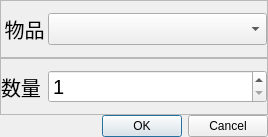
<?xml version="1.0" encoding="UTF-8"?>
<ui version="4.0">
 <class>Dialog</class>
 <widget class="QDialog" name="Dialog">
  <property name="geometry">
   <rect>
    <x>0</x>
    <y>0</y>
    <width>268</width>
    <height>137</height>
   </rect>
  </property>
  <property name="windowTitle">
   <string>添加规划</string>
  </property>
  <layout class="QVBoxLayout" name="verticalLayout">
   <property name="spacing">
    <number>0</number>
   </property>
   <property name="leftMargin">
    <number>0</number>
   </property>
   <property name="topMargin">
    <number>0</number>
   </property>
   <property name="rightMargin">
    <number>0</number>
   </property>
   <property name="bottomMargin">
    <number>0</number>
   </property>
   <item>
    <widget class="QFrame" name="frame">
     <property name="frameShape">
      <enum>QFrame::StyledPanel</enum>
     </property>
     <property name="frameShadow">
      <enum>QFrame::Raised</enum>
     </property>
     <layout class="QHBoxLayout" name="horizontalLayout">
      <property name="spacing">
       <number>0</number>
      </property>
      <property name="sizeConstraint">
       <enum>QLayout::SetMinimumSize</enum>
      </property>
      <property name="leftMargin">
       <number>0</number>
      </property>
      <property name="topMargin">
       <number>0</number>
      </property>
      <property name="rightMargin">
       <number>0</number>
      </property>
      <property name="bottomMargin">
       <number>0</number>
      </property>
      <item>
       <widget class="QLabel" name="label">
        <property name="minimumSize">
         <size>
          <width>0</width>
          <height>0</height>
         </size>
        </property>
        <property name="maximumSize">
         <size>
          <width>47</width>
          <height>16777215</height>
         </size>
        </property>
        <property name="font">
         <font>
          <pointsize>15</pointsize>
         </font>
        </property>
        <property name="layoutDirection">
         <enum>Qt::LeftToRight</enum>
        </property>
        <property name="text">
         <string>物品</string>
        </property>
        <property name="textFormat">
         <enum>Qt::AutoText</enum>
        </property>
        <property name="alignment">
         <set>Qt::AlignCenter</set>
        </property>
       </widget>
      </item>
      <item>
       <widget class="QComboBox" name="item_name">
        <property name="minimumSize">
         <size>
          <width>0</width>
          <height>0</height>
         </size>
        </property>
        <property name="font">
         <font>
          <pointsize>15</pointsize>
         </font>
        </property>
       </widget>
      </item>
     </layout>
    </widget>
   </item>
   <item>
    <widget class="QFrame" name="frame_2">
     <property name="frameShape">
      <enum>QFrame::StyledPanel</enum>
     </property>
     <property name="frameShadow">
      <enum>QFrame::Raised</enum>
     </property>
     <layout class="QHBoxLayout" name="horizontalLayout_2">
      <property name="spacing">
       <number>0</number>
      </property>
      <property name="leftMargin">
       <number>0</number>
      </property>
      <property name="topMargin">
       <number>0</number>
      </property>
      <property name="rightMargin">
       <number>0</number>
      </property>
      <property name="bottomMargin">
       <number>0</number>
      </property>
      <item>
       <widget class="QLabel" name="label_2">
        <property name="maximumSize">
         <size>
          <width>47</width>
          <height>16777215</height>
         </size>
        </property>
        <property name="font">
         <font>
          <pointsize>15</pointsize>
         </font>
        </property>
        <property name="text">
         <string>数量</string>
        </property>
       </widget>
      </item>
      <item>
       <widget class="QSpinBox" name="count">
        <property name="font">
         <font>
          <pointsize>15</pointsize>
         </font>
        </property>
        <property name="minimum">
         <number>1</number>
        </property>
        <property name="maximum">
         <number>9999</number>
        </property>
       </widget>
      </item>
     </layout>
    </widget>
   </item>
   <item>
    <widget class="QDialogButtonBox" name="buttonBox">
     <property name="standardButtons">
      <set>QDialogButtonBox::Cancel|QDialogButtonBox::Ok</set>
     </property>
    </widget>
   </item>
  </layout>
 </widget>
 <resources/>
 <connections>
  <connection>
   <sender>buttonBox</sender>
   <signal>accepted()</signal>
   <receiver>Dialog</receiver>
   <slot>accept()</slot>
   <hints>
    <hint type="sourcelabel">
     <x>133</x>
     <y>125</y>
    </hint>
    <hint type="destinationlabel">
     <x>133</x>
     <y>68</y>
    </hint>
   </hints>
  </connection>
  <connection>
   <sender>buttonBox</sender>
   <signal>rejected()</signal>
   <receiver>Dialog</receiver>
   <slot>reject()</slot>
   <hints>
    <hint type="sourcelabel">
     <x>133</x>
     <y>125</y>
    </hint>
    <hint type="destinationlabel">
     <x>133</x>
     <y>68</y>
    </hint>
   </hints>
  </connection>
 </connections>
</ui>
